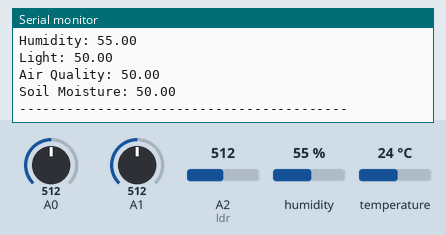
This sketch was run on a simulated Arduino Uno, built with avr-gcc and run on an emulated ATmega328P. Parts: the last lines printed to the serial monitor. Inputs (shaded band) come from the test bench; at power-on: humidity 55 %, A0 = 512, A1 = 512, A2 (ldr) = 512, temperature 24 °C. WiFi joins after 1.5 s; servers stay silent unless stated.

Above: at 6.0 s.
6.1 s: humidity set to 22 %
7.6 s: A0 set to 716
At 8.62 s:
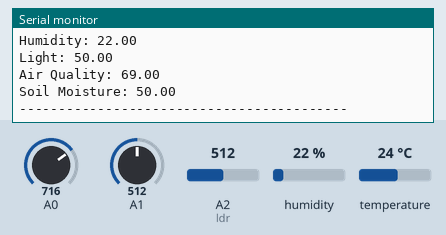
9.1 s: A1 set to 716
At 10.2 s:
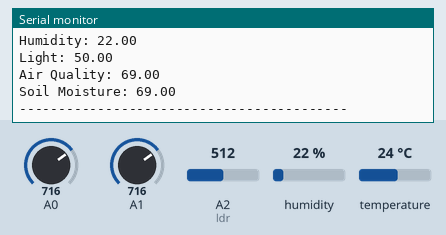
10.6 s: A2 (ldr) set to 716
12.1 s: temperature set to 12 °C
13.6 s: A0 set to 992
At 14.12 s:
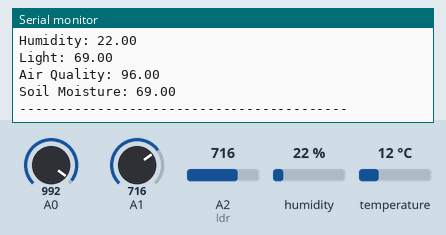
Timing chart, 0 to 16.1 s (numbered marks = the images above; inputs shaded):
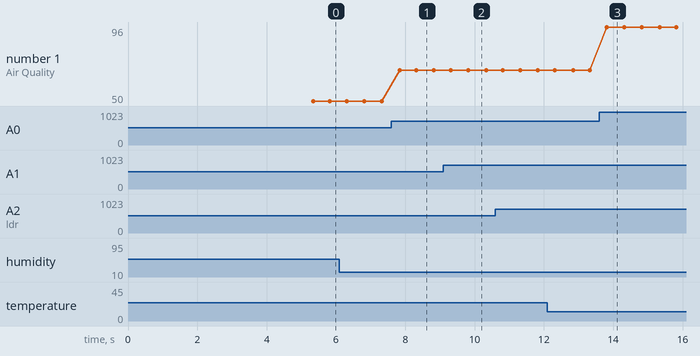

The sketch:

Sensor_data.ino
```cpp
/* Comment this out to disable prints and save space */
#define BLYNK_PRINT Serial
//-----------------------------------------------------------------------
/* Fill-in your Template ID (only if using Blynk.Cloud) */
#define BLYNK_TEMPLATE_ID "TMPL6G0MZDy9T"
#define BLYNK_TEMPLATE_NAME "arduno gsm"
#define BLYNK_AUTH_TOKEN "QClGORaxjEV6RvLnIcy-EGJ3UpwpV1ME"
//-----------------------------------------------------------------------
// Select your modem:
#define TINY_GSM_MODEM_SIM800
//-----------------------------------------------------------------------
// Default heartbeat interval for GSM is 60
// If you want override this value, uncomment and set this option:
//#define BLYNK_HEARTBEAT 30
//-----------------------------------------------------------------------
#include <TinyGsmClient.h>
#include <BlynkSimpleTinyGSM.h>
//-----------------------------------------------------------------------
// You should get Auth Token in the Blynk App.
// Go to the Project Settings (nut icon).
char auth[] = BLYNK_AUTH_TOKEN;
//-----------------------------------------------------------------------
// Your GPRS credentials
// Leave empty, if missing user or pass
char apn[]  = "dialogbb";
char user[] = "";
char passw[] = "";
//-----------------------------------------------------------------------
// Hardware Serial on Mega, Leonardo, Micro
//#define SerialAT Serial3
//-----------------------------------------------------------------------
// or Software Serial on Uno, Nano
#include <SoftwareSerial.h>
SoftwareSerial SerialAT(12, 11); // RX, TX
TinyGsm modem(SerialAT);
//-----------------------------------------------------------------------
#include <DHT.h>
#define DHT11_PIN A3
#define DHTTYPE DHT11
DHT dht(DHT11_PIN, DHTTYPE);
//-----------------------------------------------------------------------
BlynkTimer timer;
#define INTERVAL 500L
//-----------------------------------------------------------------------


/************************************************************************************
 *  This function sends Arduino's up time every second to Virtual Pin.
 *  In the app, Widget's reading frequency should be set to PUSH. This means
 *  that you define how often to send data to Blynk App.
 **********************************************************************************/
void SendData()
{
  //-----------------------------------------------------------------------
  float a = analogRead(A0);
  a = map(a, 0, 1023, 0, 100);
  //-----------------------------------------------------------------------
  float s = analogRead(A1);
  s = map(s, 0, 1023, 0, 100);
  //-----------------------------------------------------------------------
  float l = analogRead(A2); //read ldr data
  l = map(l, 0, 1023, 0, 100);
  //-----------------------------------------------------------------------
  //Sensor readings may also be up to 2 seconds 'old' (its a very slow sensor)
  float h = dht.readHumidity();
  //-----------------------------------------------------------------------
  //Read temperature as Celsius (the default)
  float t = dht.readTemperature();
  //-----------------------------------------------------------------------
  // Check if any reads failed and exit early (to try again).
  if (isnan(h) || isnan(t)) {
    Serial.println(F("Failed to read from DHT sensor!"));
    return;
  }
  //-----------------------------------------------------------------------
  //Compute heat index in Celsius (isFahreheit = false)
  float hic = dht.computeHeatIndex(t, h, false);
  //-----------------------------------------------------------------------
  Serial.print("Temperature: ");
  Serial.println(t);
  Serial.print("Humidity: ");
  Serial.println(h);
  Serial.print("Light: ");
  Serial.println(l);
  Serial.print("Air Quality: ");
  Serial.println(a);
  Serial.print("Soil Moisture: ");
  Serial.println(s);
  Serial.println("------------------------------------------");
  //-----------------------------------------------------------------------
  // You can send any value at any time.
  // Please don't send more that 10 values per second.
  Blynk.virtualWrite(V0, t);
  Blynk.virtualWrite(V1, h);
  Blynk.virtualWrite(V2, a);
  Blynk.virtualWrite(V3, l);
  Blynk.virtualWrite(V4, s);
  //-----------------------------------------------------------------------
}


/************************************************************************************
 *  setup() function
 **********************************************************************************/
void setup()
{
  //-----------------------------------------------------------
  // Debug console
  Serial.begin(115200);
  delay(10);
  //-----------------------------------------------------------
  // Set GSM module baud rate
  SerialAT.begin(9600);
  //SerialAT.begin(9600,SWSERIAL_8N1,D3,D4);
  delay(3000);
  //-----------------------------------------------------------
  dht.begin();
  //-----------------------------------------------------------
  // Restart takes quite some time
  // To skip it, call init() instead of restart()
  Serial.println("Initializing modem...");
  modem.restart();
  // Unlock your SIM card with a PIN
  //modem.simUnlock("1234");
  //-----------------------------------------------------------
  //Blynk.begin(auth, modem, apn, user, pass);
  Blynk.begin(auth, modem, apn, user, passw);
  //-----------------------------------------------------------
  // Setup a function to be called every second
  timer.setInterval(INTERVAL, SendData);
  //-----------------------------------------------------------
}


/************************************************************************************
 *  loop() function
 **********************************************************************************/
void loop()
{
  Blynk.run();
  timer.run();
}
```

Measured:
- after the input at 7.6 s, the serial monitor: prints a new line after 0.24 s (image 1)
- after the input at 9.1 s, the serial monitor: prints a new line after 0.22 s (image 2)
- after the input at 13.6 s, the serial monitor: prints a new line after 0.22 s (image 3)
- plotted number 1: 50 → 69 after the input at 7.6 s, 69 → 96 after the input at 13.6 s
